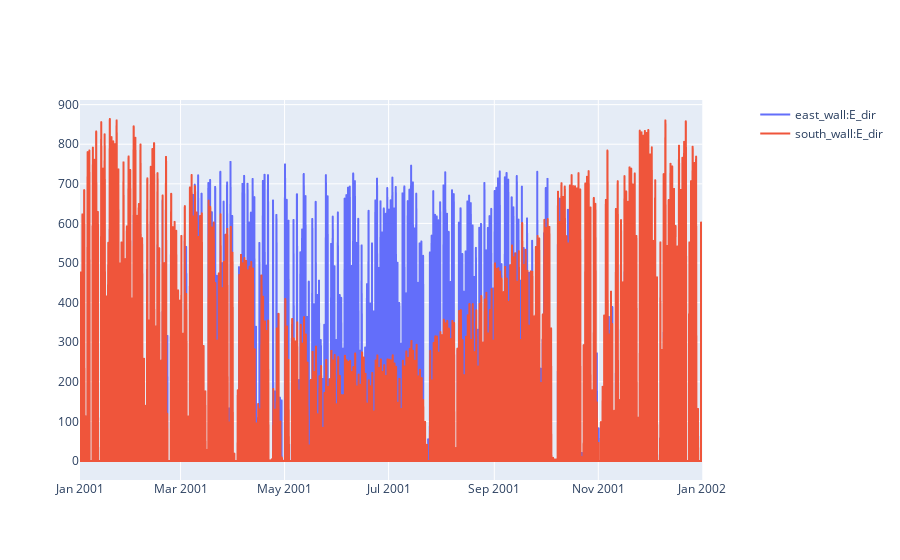

This figure's notebook cell:
### Code cell
sim.plot(pro.dates(),[pro.component("east_wall").variable("E_dir"),pro.component("south_wall").variable("E_dir") ])

### Figure 1 — Plotly figure (JSON) as saved in the notebook; plotly's stock layout.template omitted (floating-point values rounded to 4 significant figures; data arrays with more than 128 entries replaced by an {"elided": "..."} marker saying what was removed)
{"data": [{"hovertemplate": "date=%{x}<br>east_wall:E_dir=%{y}<extra></extra>", "legendgroup": "", "line": {"dash": "solid"}, "marker": {"symbol": "circle"}, "mode": "lines", "name": "east_wall:E_dir", "showlegend": true, "type": "scattergl", "x": {"elided": "8760 str values"}, "xaxis": "x", "y": {"elided": "8760 float values"}, "yaxis": "y"}, {"hovertemplate": "date=%{x}<br>south_wall:E_dir=%{y}<extra></extra>", "legendgroup": "", "line": {"dash": "solid"}, "marker": {"symbol": "circle"}, "mode": "lines", "name": "south_wall:E_dir", "showlegend": true, "type": "scattergl", "x": {"elided": "8760 str values"}, "xaxis": "x", "y": {"elided": "8760 float values"}, "yaxis": "y"}], "layout": {"xaxis": {"anchor": "y", "domain": [0, 0.94]}, "yaxis": {"anchor": "x", "domain": [0, 1]}, "yaxis2": {"anchor": "x", "overlaying": "y", "side": "right"}}}
